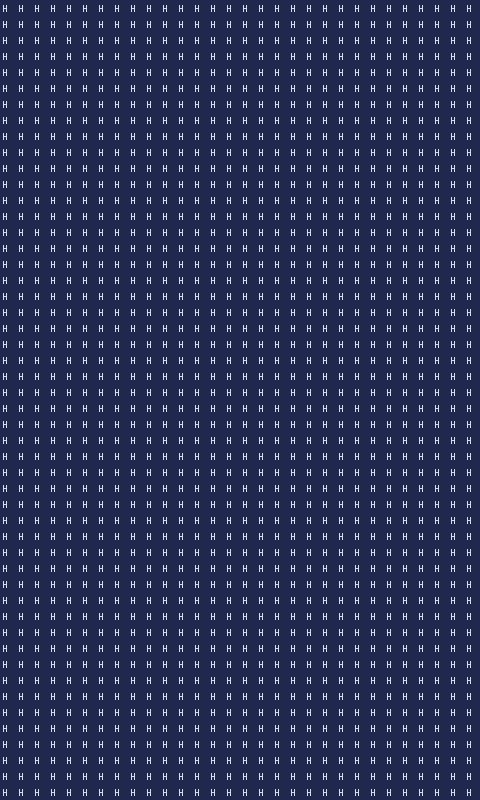

A level layout from a 2D game, rendered from its tile map. Below: a short description, then the map file with its tile-grid data intact:
An orthogonal 30x50 tile map with 16x16 px tiles, 1 tile layer (prototype).

<map version="1.10" tiledversion="1.10.2" orientation="orthogonal" renderorder="right-down" width="30" height="50" tilewidth="16" tileheight="16" infinite="0" nextlayerid="9" nextobjectid="1">
 <tileset firstgid="164" source="FrostChill_tsx.tsx" />
 <layer id="1" name="prototype" width="30" height="50">
  <data encoding="csv">
260,260,260,260,260,260,260,260,260,260,260,260,260,260,260,260,260,260,260,260,260,260,260,260,260,260,260,260,260,260,
260,260,260,260,260,260,260,260,260,260,260,260,260,260,260,260,260,260,260,260,260,260,260,260,260,260,260,260,260,260,
260,260,260,260,260,260,260,260,260,260,260,260,260,260,260,260,260,260,260,260,260,260,260,260,260,260,260,260,260,260,
260,260,260,260,260,260,260,260,260,260,260,260,260,260,260,260,260,260,260,260,260,260,260,260,260,260,260,260,260,260,
260,260,260,260,260,260,260,260,260,260,260,260,260,260,260,260,260,260,260,260,260,260,260,260,260,260,260,260,260,260,
260,260,260,260,260,260,260,260,260,260,260,260,260,260,260,260,260,260,260,260,260,260,260,260,260,260,260,260,260,260,
260,260,260,260,260,260,260,260,260,260,260,260,260,260,260,260,260,260,260,260,260,260,260,260,260,260,260,260,260,260,
260,260,260,260,260,260,260,260,260,260,260,260,260,260,260,260,260,260,260,260,260,260,260,260,260,260,260,260,260,260,
260,260,260,260,260,260,260,260,260,260,260,260,260,260,260,260,260,260,260,260,260,260,260,260,260,260,260,260,260,260,
260,260,260,260,260,260,260,260,260,260,260,260,260,260,260,260,260,260,260,260,260,260,260,260,260,260,260,260,260,260,
260,260,260,260,260,260,260,260,260,260,260,260,260,260,260,260,260,260,260,260,260,260,260,260,260,260,260,260,260,260,
260,260,260,260,260,260,260,260,260,260,260,260,260,260,260,260,260,260,260,260,260,260,260,260,260,260,260,260,260,260,
260,260,260,260,260,260,260,260,260,260,260,260,260,260,260,260,260,260,260,260,260,260,260,260,260,260,260,260,260,260,
260,260,260,260,260,260,260,260,260,260,260,260,260,260,260,260,260,260,260,260,260,260,260,260,260,260,260,260,260,260,
260,260,260,260,260,260,260,260,260,260,260,260,260,260,260,260,260,260,260,260,260,260,260,260,260,260,260,260,260,260,
260,260,260,260,260,260,260,260,260,260,260,260,260,260,260,260,260,260,260,260,260,260,260,260,260,260,260,260,260,260,
260,260,260,260,260,260,260,260,260,260,260,260,260,260,260,260,260,260,260,260,260,260,260,260,260,260,260,260,260,260,
260,260,260,260,260,260,260,260,260,260,260,260,260,260,260,260,260,260,260,260,260,260,260,260,260,260,260,260,260,260,
260,260,260,260,260,260,260,260,260,260,260,260,260,260,260,260,260,260,260,260,260,260,260,260,260,260,260,260,260,260,
260,260,260,260,260,260,260,260,260,260,260,260,260,260,260,260,260,260,260,260,260,260,260,260,260,260,260,260,260,260,
260,260,260,260,260,260,260,260,260,260,260,260,260,260,260,260,260,260,260,260,260,260,260,260,260,260,260,260,260,260,
260,260,260,260,260,260,260,260,260,260,260,260,260,260,260,260,260,260,260,260,260,260,260,260,260,260,260,260,260,260,
260,260,260,260,260,260,260,260,260,260,260,260,260,260,260,260,260,260,260,260,260,260,260,260,260,260,260,260,260,260,
260,260,260,260,260,260,260,260,260,260,260,260,260,260,260,260,260,260,260,260,260,260,260,260,260,260,260,260,260,260,
260,260,260,260,260,260,260,260,260,260,260,260,260,260,260,260,260,260,260,260,260,260,260,260,260,260,260,260,260,260,
260,260,260,260,260,260,260,260,260,260,260,260,260,260,260,260,260,260,260,260,260,260,260,260,260,260,260,260,260,260,
260,260,260,260,260,260,260,260,260,260,260,260,260,260,260,260,260,260,260,260,260,260,260,260,260,260,260,260,260,260,
260,260,260,260,260,260,260,260,260,260,260,260,260,260,260,260,260,260,260,260,260,260,260,260,260,260,260,260,260,260,
260,260,260,260,260,260,260,260,260,260,260,260,260,260,260,260,260,260,260,260,260,260,260,260,260,260,260,260,260,260,
260,260,260,260,260,260,260,260,260,260,260,260,260,260,260,260,260,260,260,260,260,260,260,260,260,260,260,260,260,260,
260,260,260,260,260,260,260,260,260,260,260,260,260,260,260,260,260,260,260,260,260,260,260,260,260,260,260,260,260,260,
260,260,260,260,260,260,260,260,260,260,260,260,260,260,260,260,260,260,260,260,260,260,260,260,260,260,260,260,260,260,
260,260,260,260,260,260,260,260,260,260,260,260,260,260,260,260,260,260,260,260,260,260,260,260,260,260,260,260,260,260,
260,260,260,260,260,260,260,260,260,260,260,260,260,260,260,260,260,260,260,260,260,260,260,260,260,260,260,260,260,260,
260,260,260,260,260,260,260,260,260,260,260,260,260,260,260,260,260,260,260,260,260,260,260,260,260,260,260,260,260,260,
260,260,260,260,260,260,260,260,260,260,260,260,260,260,260,260,260,260,260,260,260,260,260,260,260,260,260,260,260,260,
260,260,260,260,260,260,260,260,260,260,260,260,260,260,260,260,260,260,260,260,260,260,260,260,260,260,260,260,260,260,
260,260,260,260,260,260,260,260,260,260,260,260,260,260,260,260,260,260,260,260,260,260,260,260,260,260,260,260,260,260,
260,260,260,260,260,260,260,260,260,260,260,260,260,260,260,260,260,260,260,260,260,260,260,260,260,260,260,260,260,260,
260,260,260,260,260,260,260,260,260,260,260,260,260,260,260,260,260,260,260,260,260,260,260,260,260,260,260,260,260,260,
260,260,260,260,260,260,260,260,260,260,260,260,260,260,260,260,260,260,260,260,260,260,260,260,260,260,260,260,260,260,
260,260,260,260,260,260,260,260,260,260,260,260,260,260,260,260,260,260,260,260,260,260,260,260,260,260,260,260,260,260,
260,260,260,260,260,260,260,260,260,260,260,260,260,260,260,260,260,260,260,260,260,260,260,260,260,260,260,260,260,260,
260,260,260,260,260,260,260,260,260,260,260,260,260,260,260,260,260,260,260,260,260,260,260,260,260,260,260,260,260,260,
260,260,260,260,260,260,260,260,260,260,260,260,260,260,260,260,260,260,260,260,260,260,260,260,260,260,260,260,260,260,
260,260,260,260,260,260,260,260,260,260,260,260,260,260,260,260,260,260,260,260,260,260,260,260,260,260,260,260,260,260,
260,260,260,260,260,260,260,260,260,260,260,260,260,260,260,260,260,260,260,260,260,260,260,260,260,260,260,260,260,260,
260,260,260,260,260,260,260,260,260,260,260,260,260,260,260,260,260,260,260,260,260,260,260,260,260,260,260,260,260,260,
260,260,260,260,260,260,260,260,260,260,260,260,260,260,260,260,260,260,260,260,260,260,260,260,260,260,260,260,260,260,
260,260,260,260,260,260,260,260,260,260,260,260,260,260,260,260,260,260,260,260,260,260,260,260,260,260,260,260,260,260
</data>
 </layer>
</map>
